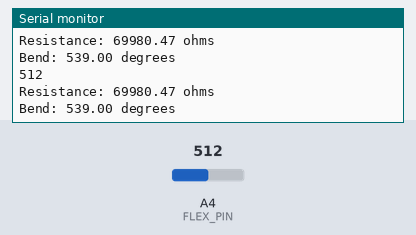
A sketch run on a simulated Arduino Uno, built with avr-gcc and run on an emulated ATmega328P. On the bench: the last lines printed to the serial monitor. The test bench sets the inputs (shaded band); at power-on: A4 (FLEX_PIN) = 512.

Above: at 1.3 s.
1.4 s: A4 (FLEX_PIN) set to 0
At 1.82 s:
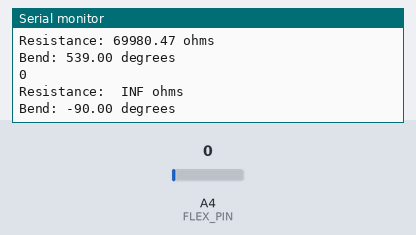
3.5 s: A4 (FLEX_PIN) set to 122
At 3.83 s:
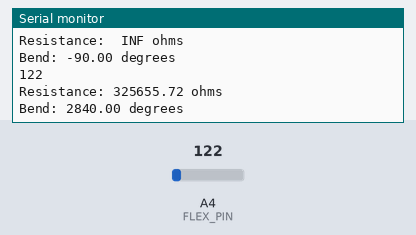
Timing chart, 0 to 6.5 s (numbered marks = the images above; inputs shaded):
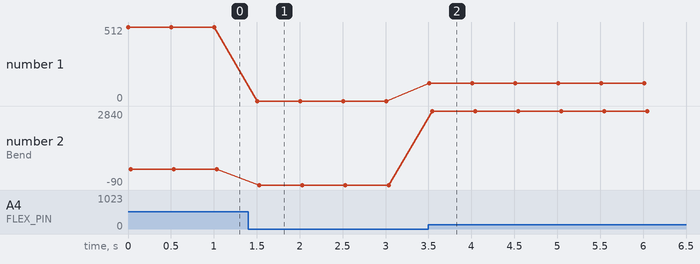

The sketch:

flex.ino
```cpp
/******************************************************************************
Flex_Sensor_Example.ino
Example sketch for SparkFun's flex sensors
  (https://www.sparkfun.com/products/10264)
Jim Lindblom @ SparkFun Electronics
April 28, 2016

Create a voltage divider circuit combining a flex sensor with a 47k resistor.
- The resistor should connect from A0 to GND.
- The flex sensor should connect from A0 to 3.3V
As the resistance of the flex sensor increases (meaning it's being bent), the
voltage at A0 should decrease.

Development environment specifics:
Arduino 1.6.7
******************************************************************************/
const int FLEX_PIN = 4; // Pin connected to voltage divider output


//POUR AMELIORER :
// Measure the voltage at your pin and the actual resistance of your
// choice you want to use, and enter them below:
const float VCC = 3.3; // Measured voltage of Ardunio 5V line
const float R_DIV = 10000.0; // Measured resistance you choose

// Upload the code, then try to adjust these values to more
// accurately calculate bend degree.
const float STRAIGHT_RESISTANCE = 10000.; // resistance when straight 4' : 10 kOhms _ 2'2 : 25 kOhms
const float BEND_RESISTANCE = 20000.0; // resistance at 90 deg     4' : 20 kOhms _ 2'2 : 50 kOhms

void setup()
{
  Serial.begin(9600);
  pinMode(FLEX_PIN, INPUT);
}

void loop()
{
  // Read the ADC, and calculate voltage and resistance from it
  int flexADC = analogRead(FLEX_PIN);
  Serial.println(String(flexADC));
  float flexV = flexADC * VCC / 4095.0; // Produit en croix pour obtenir la valeur en Volt au pin choisi sachant que pour 3.3V on a une val au pin de 4095
  float flexR = R_DIV * ( (VCC / flexV) - 1.0); // Exploitation du diviseur de tension pour obetenir la valeur de resistance du flex sensor " flexV = Vcc*flexR / (flexR + R_DIV) "
  Serial.println("Resistance: " + String(flexR) + " ohms");

  // Use the calculated resistance to estimate the sensor's
  // bend angle:
  float angle = map(flexR, STRAIGHT_RESISTANCE, BEND_RESISTANCE,0, 90.0); // Remappe la valeur de la resistance allant d'une valeur à une autre ( Straigth to Bend ) sur celle d'une valeur d'angle ( 0 à 90 °)
  Serial.println("Bend: " + String(angle) + " degrees");
  Serial.println();

  delay(500);
}
```

Measured:
- after the input at 1.4 s, the serial monitor: prints a new line after 0.10 s (image 1)
- after the input at 3.5 s, the serial monitor: prints a new line at once (image 2)
- plotted number 1: 512 → 0 after the input at 1.4 s, 0 → 122 after the input at 3.5 s
- plotted number 2: 539 → -90 after the input at 1.4 s, -90 → 2840 after the input at 3.5 s
